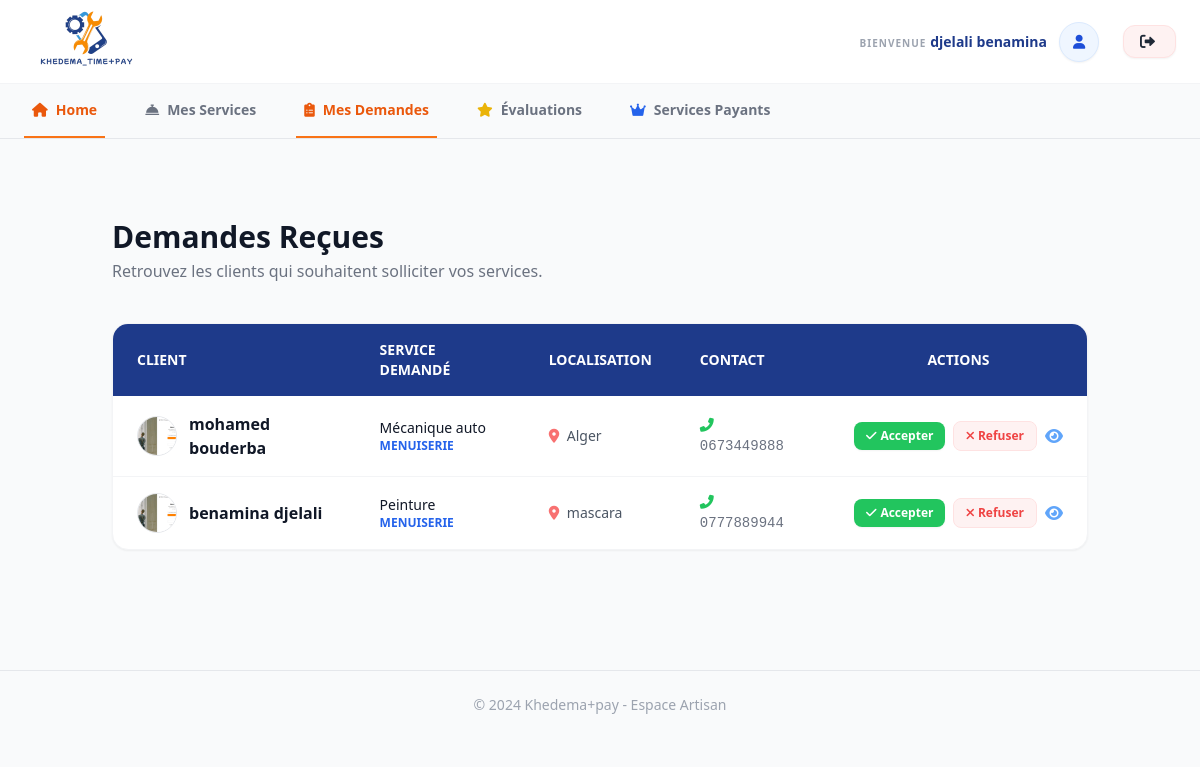
The app's page /view/demandes_prestataire.php (signed in) with its own data.
### tables this page shows
CREATE TABLE `demande` (
  `id_demande` int(11) NOT NULL,
  `id_service` int(11) NOT NULL,
  `id_utilisateur` int(11) NOT NULL,
  `statut` enum('accepté','payé') NOT NULL,
  `date_demande` datetime NOT NULL DEFAULT current_timestamp()
);

CREATE TABLE `utilisateur` (
  `id_utilisateur` int(11) NOT NULL,
  `nom` varchar(100) NOT NULL,
  `prenom` varchar(100) NOT NULL,
  `telephone` varchar(20) DEFAULT NULL,
  `adress` varchar(255) DEFAULT NULL,
  `mot_de_passe` varchar(255) NOT NULL,
  `wilaya` varchar(100) DEFAULT NULL,
  `photo` varchar(255) NOT NULL
);

CREATE TABLE `service` (
  `id_service` int(11) NOT NULL,
  `nom` varchar(150) NOT NULL,
  `image` varchar(255) DEFAULT NULL,
  `description` text DEFAULT NULL,
  `type_service` varchar(100) DEFAULT NULL,
  `prix` decimal(10,2) NOT NULL DEFAULT 0.00,
  `categorie` varchar(100) DEFAULT NULL,
  `id_prestataire` int(11) DEFAULT NULL
);

### model/demandes_prestataire.php (called while the page is built, shortened)
<?php
include '../includes/header.php';
include '../config/db.php';
$id_prestataire_connecte = currentUserId();
$sql = "SELECT
            d.id_demande,
            d.statut,
            s.nom AS service_nom,
            s.categorie,
            u.nom AS client_nom,
            u.prenom AS client_prenom,
            u.telephone,
            u.wilaya,
            u.photo
        FROM demande d
        JOIN service s ON d.id_service = s.id_service
        JOIN utilisateur u ON d.id_utilisateur = u.id_utilisateur
        WHERE s.id_prestataire = :id_prestataire";
$stmt = $pdo->prepare($sql);
$stmt->execute(['id_prestataire' => $id_prestataire_connecte]);
$demandes = $stmt->fetchAll(PDO::FETCH_ASSOC);
?>

### View/demandes_prestataire.php (the view, shortened to what this page needs)
<?php include '../model/demandes_prestataire.php'; ?>
<!DOCTYPE html>
<html lang="fr">
<head>
    <script src="https://cdn.tailwindcss.com"></script>
    <link rel="stylesheet" href="https://cdnjs.cloudflare.com/ajax/libs/font-awesome/6.0.0/css/all.min.css">
</head>
<body class="bg-gray-50 font-sans antialiased">
    <main class="container mx-auto px-6 py-10">
        <div class="flex flex-col md:flex-row md:items-center justify-between mb-10 gap-4">
            <div>
                <h1 class="text-3xl font-extrabold text-gray-900">Demandes Reçues</h1>
                <p class="text-gray-500 mt-1">Retrouvez les clients qui souhaitent solliciter vos services.</p>
            </div>
        </div>
        <div class="bg-white rounded-2xl shadow-sm border border-gray-100 overflow-hidden">
            <?php if(count($demandes) > 0): ?>
            <div class="overflow-x-auto">
                <table class="w-full text-left border-collapse">
                    <thead>
                        <tr class="bg-blue-900 text-white">
                            <th class="px-6 py-4 text-sm font-semibold uppercase">Client</th>
                            <th class="px-6 py-4 text-sm font-semibold uppercase">Service Demandé</th>
                            <th class="px-6 py-4 text-sm font-semibold uppercase">Localisation</th>
                            <th class="px-6 py-4 text-sm font-semibold uppercase">Contact</th>
                            <th class="px-6 py-4 text-sm font-semibold uppercase text-center">Actions</th>
                        </tr>
                    </thead>
                    <tbody class="divide-y divide-gray-100">
                        <?php foreach($demandes as $demande): ?>
                        <tr class="hover:bg-gray-50 transition">
                            <td class="px-6 py-4">
                                <div class="flex items-center">
                                    <img class="h-10 w-10 rounded-full object-cover mr-3 border border-gray-200"
                                        src="../uploads/profiles/<?php echo $demande['photo'] ?: 'default_user.png'; ?>"
                                        alt="">
                                    <div class="font-bold text-gray-900">
                                        <?php echo htmlspecialchars($demande['client_nom'] . ' ' . $demande['client_prenom']); ?>
                                    </div>
                                </div>
                            </td>
                            <td class="px-6 py-4">
                                <div class="text-sm font-medium text-gray-900">
                                    <?php echo htmlspecialchars($demande['service_nom']); ?></div>
                                <div class="text-xs text-blue-600 font-semibold uppercase">
                                    <?php echo htmlspecialchars($demande['categorie']); ?></div>
                            </td>
                            <td class="px-6 py-4 text-sm text-gray-600">
                                <i class="fas fa-map-marker-alt text-red-400 mr-1"></i>
                                <?php echo htmlspecialchars($demande['wilaya']); ?>
                            </td>
                            <td class="px-6 py-4 text-sm text-gray-500 font-mono">
                                <i class="fas fa-phone-alt text-green-500 mr-1"></i>
                                <?php echo htmlspecialchars($demande['telephone']); ?>
                            </td>
                            <td class="px-6 py-4 text-center">
                                <div class="flex justify-center items-center space-x-2">
                                    <?php
        $statut = $demande['statut'];
        ?>
                                    <?php if ($statut === 'en attente' || $statut === ''): ?>
                                    <a href="../model/traiter_demande.php?id=<?php echo $demande['id_demande']; ?>&action=accepter"
                                        class="bg-green-500 hover:bg-green-600 text-white px-3 py-1.5 rounded-lg text-xs font-bold transition shadow-sm flex items-center">
                                        <i class="fas fa-check mr-1"></i> Accepter
                                    </a>
                                    <a href="../model/traiter_demande.php?id=<?php echo $demande['id_demande']; ?>&action=refuser"
                                        onclick="return confirm('Refuser cette demande ?')"
                                        class="bg-red-50 hover:bg-red-500 hover:text-white text-red-500 px-3 py-1.5 rounded-lg text-xs font-bold transition border border-red-100 flex items-center">
                                        <i class="fas fa-times mr-1"></i> Refuser
                                    </a>
                                    <?php endif; ?>
                                    <a href="details_demande.php?id=<?php echo $demande['id_demande']; ?>"
                                        class="ml-2 text-blue-400 hover:text-blue-700 transition" title="Voir détails">
                                        <i class="fas fa-eye"></i>
                                    </a>
                                </div>
                            </td>
                        </tr>
                        <?php endforeach; ?>
                    </tbody>
                </table>
            </div>
            <?php endif; ?>
        </div>
    </main>
    <footer class="mt-20 py-6 border-t border-gray-200 text-center text-gray-400 text-sm">
        &copy; 2024 Khedema+pay - Espace Artisan
    </footer>
</body>
</html>

### includes/header.php (shortened to what this page needs)
<!DOCTYPE html>
<html lang="fr">
<head>
    <link rel="stylesheet" href="https://cdnjs.cloudflare.com/ajax/libs/font-awesome/6.0.0/css/all.min.css">
    <script src="https://cdn.tailwindcss.com"></script>
    <link rel="stylesheet" href="../layout/css/style.css">
    <link rel="stylesheet" href="../layout/css/plombiers_style.css">
    <link rel="stylesheet" href="../layout/css/menuiserie_style.css">
    <link rel="stylesheet" href="../layout/css/electriciens_style.css">
    <link rel="stylesheet" href="../layout/css/mecanique_style.css">
    <link rel="stylesheet" href="../layout/css/arStyle.css">
    <link rel="stylesheet" href="../layout/css/navbar.css">
    <link rel="stylesheet" href="../layout/css/body.css">
    <link rel="stylesheet" href="../layout/css/footer.css">
</head>
<body>
    <?php
    include 'navbar.php';
?>

### includes/navbar.php (shortened to what this page needs)
<?php
include '../config/db.php';
$is_prestataire = false;
if (isset($_SESSION['user_id'])) {
    $user_id = $_SESSION['user_id'];
    $check_prest = $pdo->prepare("SELECT id_prestataire FROM prestataire WHERE id_prestataire = ?");
    $check_prest->execute([$user_id]);
    if ($check_prest->fetch()) {
        $is_prestataire = true;
    }
}
$current_page = basename($_SERVER['PHP_SELF']);
?>
<header class="navbar flex items-center justify-between px-6 bg-white border-b border-gray-100 shadow-sm">
    <div class="themeLogo">
        <div class="imgLogo">
            <a href="index.php">
                <img src="../layout/images/1.png" alt="Logo ServiceÉchange" class="h-10 w-auto">
            </a>
        </div>
    </div>
    <nav class="flex items-center space-x-8">
        <div class="flex items-center">
            <?php if (isset($_SESSION['user_id'])): ?>
                <div class="flex items-center space-x-6">
                    <a href="mon_profil.php" class="flex items-center space-x-3 group transition">
                        <div class="flex flex-col text-right hidden sm:block">
                            <span class="text-[10px] text-gray-400 font-bold uppercase tracking-widest group-hover:text-orange-500 transition">Bienvenue</span>
                            <span class="text-sm font-extrabold text-blue-900 group-hover:text-blue-600">
                                <?php echo htmlspecialchars($_SESSION['prenom'] . " " . $_SESSION['nom']); ?>
                            </span>
                        </div>
                        <div class="w-10 h-10 bg-blue-50 text-blue-700 rounded-full flex items-center justify-center border border-blue-100 group-hover:bg-blue-700 group-hover:text-white transition shadow-sm">
                            <i class="fas fa-user text-sm"></i>
                        </div>
                    </a>
                    <a href="../model/logout.php"
                       class="flex items-center bg-red-50 hover:bg-red-500 hover:text-white text-red-600 px-4 py-2 rounded-xl text-sm font-bold transition duration-300 border border-red-100 shadow-sm">
                        <i class="fas fa-sign-out-alt mr-1"></i>
                    </a>
                </div>
            <?php endif; ?>
        </div>
    </nav>
</header>
<?php if (isset($_SESSION['user_id']) && $is_prestataire): ?>
<div class="bg-gray-50 border-b border-gray-200">
    <div class="mx-auto px-6">
        <div class="flex flex-wrap space-x-4 md:space-x-8">
             <a href="index.php"
               class="py-4 px-2 border-b-2 transition duration-300 text-sm font-bold flex items-center <?php echo ($current_page == 'demandes_prestataire.php') ? 'border-orange-500 text-orange-600' : 'border-transparent text-gray-500 hover:text-blue-700'; ?>">
<i class="fas fa-home mr-2"></i> Home            </a>
            <a href="dashboard_prestataire.php"
               class="py-4 px-2 border-b-2 transition duration-300 text-sm font-bold flex items-center <?php echo ($current_page == 'dashboard_prestataire.php') ? 'border-orange-500 text-orange-600' : 'border-transparent text-gray-500 hover:text-blue-700'; ?>">
                <i class="fas fa-concierge-bell mr-2"></i> Mes Services
            </a>
            <a href="demandes_prestataire.php"
               class="py-4 px-2 border-b-2 transition duration-300 text-sm font-bold flex items-center <?php echo ($current_page == 'demandes_prestataire.php') ? 'border-orange-500 text-orange-600' : 'border-transparent text-gray-500 hover:text-blue-700'; ?>">
                <i class="fas fa-clipboard-list mr-2"></i> Mes Demandes
            </a>
            <a href="evaluations.php"
               class="py-4 px-2 border-b-2 transition duration-300 text-sm font-bold flex items-center <?php echo ($current_page == 'evaluations.php') ? 'border-orange-500 text-orange-600' : 'border-transparent text-gray-500 hover:text-blue-700'; ?>">
                <i class="fas fa-star mr-2 text-yellow-500"></i> Évaluations
            </a>
            <a href="services_payants.php"
               class="py-4 px-2 border-b-2 transition duration-300 text-sm font-bold flex items-center <?php echo ($current_page == 'services_payants.php') ? 'border-orange-500 text-orange-600' : 'border-transparent text-gray-500 hover:text-blue-700'; ?>">
                <i class="fas fa-crown mr-2 text-blue-600"></i> Services Payants
            </a>
        </div>
    </div>
</div>
<?php endif; ?>

### layout/css/plombiers_style.css (style rules this page uses)
main { max-width: 1200px; margin: 40px auto; padding: 0 20px; }
h1 { font-size: 2rem; margin-bottom: 10px; }

### layout/css/menuiserie_style.css (style rules this page uses)
header { display: flex; justify-content: space-between; align-items: center; padding: 2px 2%; border-bottom: 1px solid #eee; }
main { padding: 40px 8%; }
main { max-width: 1200px; margin: 40px auto; padding: 0 20px; }
h1 { font-size: 2rem; margin-bottom: 10px; }

### layout/css/electriciens_style.css (style rules this page uses)
header { display: flex; justify-content: space-between; align-items: center; padding: 15px 8%; border-bottom: 1px solid #eee; }
main { padding: 40px 8%; }
main { max-width: 1200px; margin: 40px auto; padding: 0 20px; }
h1 { font-size: 2rem; margin-bottom: 10px; }

### layout/css/mecanique_style.css (style rules this page uses)
header { display: flex; justify-content: space-between; align-items: center; padding: 2px 2%; border-bottom: 1px solid #eee; }
main { padding: 40px 8%; }
main { max-width: 1200px; margin: 40px auto; padding: 0 20px; }
h1 { font-size: 2rem; margin-bottom: 10px; }

### layout/css/arStyle.css (style rules this page uses)
:root { --primary: #3b82f6; --bg: #f3f6ff; --text: #1e293b; }
body { background-color: var(--bg); font-family: 'Inter', sans-serif; margin: 0; color: var(--text); }
.navbar { display: flex; justify-content: space-between; align-items: center; padding: 15px 10%; background: white; border-bottom: 1px solid #e2e8f0; }
.container { max-width: 800px; margin: 40px auto; padding-bottom: 100px; }

### layout/css/navbar.css (style rules this page uses)
.navbar { display: flex; justify-content: space-between; align-items: center; padding: 4px 50px; background: white; }
.navbar nav { display: flex; align-items: center; gap: 25px; }
.navbar nav a { font-size: 15px; color: #1f2937; font-weight: 500; }
.themeLogo { height: 75px; display: flex; align-items: center; }
.imgLogo img { height: 100%; max-height: 125px; width: auto; object-fit: contain; }

### layout/css/body.css (style rules this page uses)
* { margin: 0; padding: 0; box-sizing: border-box; }
body { font-family: Arial, sans-serif; background: #ffffff; color: #111827; line-height: 1.5; }

### layout/css/footer.css (style rules this page uses)
footer { text-align: center; padding: 60px 0; color: #94a3b8; font-size: 0.85rem; }

### records on screen
demande: id_utilisateur.photo (picture), id_utilisateur.prenom "mohamed bouderba", id_service.nom "Mécanique auto", id_service.categorie "MENUISERIE", id_utilisateur.wilaya "Alger", id_utilisateur.telephone "0673449888"
demande: id_utilisateur.photo (picture), id_utilisateur.prenom "benamina djelali", id_service.nom "Peinture", id_service.categorie "MENUISERIE", id_utilisateur.wilaya "mascara", id_utilisateur.telephone "0777889944"

### other values on screen
$_SESSION['prenom'] . " " . $_SESSION['nom'] "djelali benamina"
